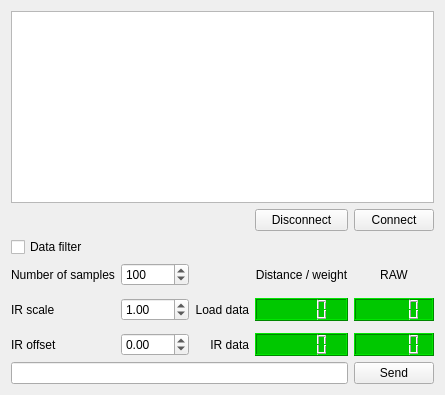
      <widget class="QWidget" name="page">
       <layout class="QGridLayout" name="gridLayout">
        <item row="7" column="1">
         <widget class="QDoubleSpinBox" name="doubleSpinBox_sonarOffset">
          <property name="minimum">
           <double>-100.000000000000000</double>
          </property>
          <property name="maximum">
           <double>100.000000000000000</double>
          </property>
          <property name="singleStep">
           <double>0.100000000000000</double>
          </property>
         </widget>
        </item>
        <item row="7" column="4">
         <widget class="QLCDNumber" name="lcdNumber_voltIR">
          <property name="styleSheet">
           <string notr="true">color: rgb(255, 0, 0);
background-color: rgb(0, 200, 0);</string>
          </property>
         </widget>
        </item>
        <item row="8" column="4">
         <widget class="QPushButton" name="pushButton_sendMessage">
          <property name="toolTip">
           <string>Send the string in the line -&gt;</string>
          </property>
          <property name="whatsThis">
           <string>Send the string in the line -&gt;</string>
          </property>
          <property name="text">
           <string>Send</string>
          </property>
         </widget>
        </item>
        <item row="4" column="0" rowspan="3">
         <widget class="QLabel" name="label_24">
          <property name="text">
           <string>IR scale</string>
          </property>
         </widget>
        </item>
        <item row="7" column="3">
         <widget class="QLCDNumber" name="lcdNumber_distanceIR">
          <property name="styleSheet">
           <string notr="true">color: rgb(255, 0, 0);
background-color: rgb(0, 200, 0);</string>
          </property>
         </widget>
        </item>
        <item row="4" column="1" rowspan="3">
         <widget class="QDoubleSpinBox" name="doubleSpinBox_sonarScale">
          <property name="minimum">
           <double>-100.000000000000000</double>
          </property>
          <property name="maximum">
           <double>100.000000000000000</double>
          </property>
          <property name="singleStep">
           <double>0.100000000000000</double>
          </property>
          <property name="value">
           <double>1.000000000000000</double>
          </property>
         </widget>
        </item>
        <item row="8" column="0" colspan="4">
         <widget class="QLineEdit" name="lineEdit_writeData"/>
        </item>
        <item row="5" column="3">
         <widget class="QLCDNumber" name="lcdNumber_weight">
          <property name="styleSheet">
           <string notr="true">color: rgb(255, 0, 0);
background-color: rgb(0, 200, 0);</string>
          </property>
         </widget>
        </item>
        <item row="0" column="0" colspan="5">
         <widget class="QTextEdit" name="textEdit_console">
          <property name="enabled">
           <bool>true</bool>
          </property>
          <property name="font">
           <font>
            <pointsize>10</pointsize>
           </font>
          </property>
          <property name="styleSheet">
           <string notr="true"/>
          </property>
          <property name="verticalScrollBarPolicy">
           <enum>Qt::ScrollBarAsNeeded</enum>
          </property>
          <property name="horizontalScrollBarPolicy">
           <enum>Qt::ScrollBarAsNeeded</enum>
          </property>
          <property name="documentTitle">
           <string>Console</string>
          </property>
          <property name="readOnly">
           <bool>false</bool>
          </property>
          <property name="textInteractionFlags">
           <set>Qt::TextEditorInteraction</set>
          </property>
         </widget>
        </item>
        <item row="2" column="0">
         <widget class="QCheckBox" name="checkBox_enableFiter">
          <property name="text">
           <string>Data filter</string>
          </property>
         </widget>
        </item>
        <item row="7" column="0">
         <widget class="QLabel" name="label_23">
          <property name="text">
           <string>IR offset</string>
          </property>
         </widget>
        </item>
        <item row="5" column="4">
         <widget class="QLCDNumber" name="lcdNumber_voltCC">
          <property name="styleSheet">
           <string notr="true">color: rgb(255, 0, 0);
background-color: rgb(0, 200, 0);</string>
          </property>
         </widget>
        </item>
        <item row="3" column="0">
         <widget class="QLabel" name="label_25">
          <property name="text">
           <string>Number of samples</string>
          </property>
         </widget>
        </item>
        <item row="3" column="1">
         <widget class="QSpinBox" name="spinBox_numberOfSamples">
          <property name="maximum">
           <number>10000</number>
          </property>
          <property name="value">
           <number>100</number>
          </property>
         </widget>
        </item>
        <item row="5" column="2">
         <widget class="QLabel" name="label_8">
          <property name="text">
           <string>Load data</string>
          </property>
          <property name="alignment">
           <set>Qt::AlignRight|Qt::AlignTrailing|Qt::AlignVCenter</set>
          </property>
         </widget>
        </item>
        <item row="3" column="3">
         <widget class="QLabel" name="label_11">
          <property name="text">
           <string>Distance / weight</string>
          </property>
          <property name="alignment">
           <set>Qt::AlignCenter</set>
          </property>
         </widget>
        </item>
        <item row="1" column="4">
         <widget class="QPushButton" name="pushButton_connectCOM">
          <property name="toolTip">
           <string>Connect to the selected COM port</string>
          </property>
          <property name="whatsThis">
           <string>Connect to the selected COM port</string>
          </property>
          <property name="text">
           <string>Connect</string>
          </property>
         </widget>
        </item>
        <item row="7" column="2">
         <widget class="QLabel" name="label_3">
          <property name="text">
           <string>IR data</string>
          </property>
          <property name="alignment">
           <set>Qt::AlignRight|Qt::AlignTrailing|Qt::AlignVCenter</set>
          </property>
         </widget>
        </item>
        <item row="1" column="3">
         <widget class="QPushButton" name="pushButton_disconnectCOM">
          <property name="toolTip">
           <string>Disonnect from the active COM port</string>
          </property>
          <property name="whatsThis">
           <string>Disonnect from the active COM port</string>
          </property>
          <property name="text">
           <string>Disconnect</string>
          </property>
         </widget>
        </item>
        <item row="3" column="4">
         <widget class="QLabel" name="label_10">
          <property name="text">
           <string>RAW</string>
          </property>
          <property name="alignment">
           <set>Qt::AlignCenter</set>
          </property>
         </widget>
        </item>
       </layout>
      </widget>
